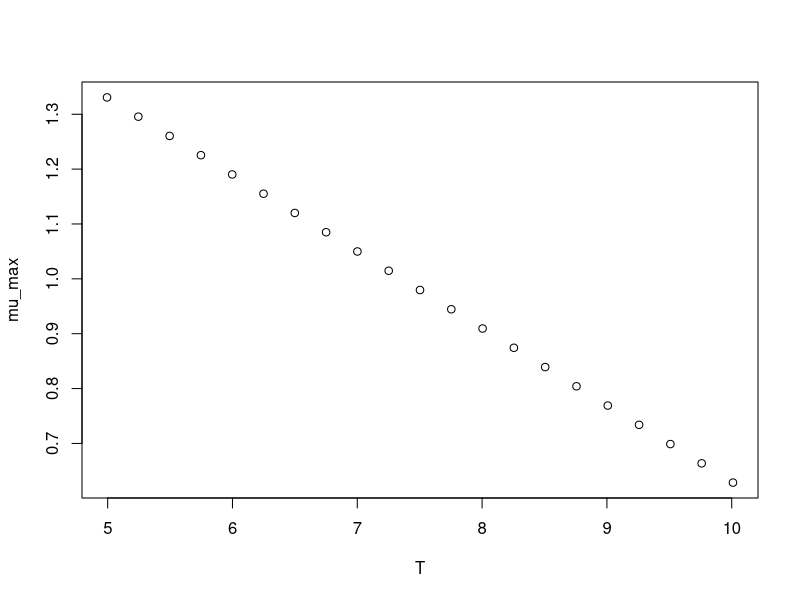

Write the R code that produced this figure.
#############################
# start of Parameter script
#############################
T <- seq(4.995004995005,10.01,length.out=21)
#############################
# end of Parameter script
#############################
############################# 
# start of Model script Gropin ID 1288 
#############################
 
# constant coefficients for this model
 
variables <- data.frame(T)
argumentsPar <- expand.grid(variables)
 
# heart of the model
response_surface <- function(T) {
   mumax <-(-0.14*T+2.03)

return(mumax=mumax)
} 

# output parameters
mumax <- cbind(argumentsPar,response_surface(argumentsPar['T']))
colnames(mumax) <- c(colnames(argumentsPar),'mumax')
#############################
# End of Model script
#############################
############################# 
# start of Visualisation script Gropin ID 1288 
#############################
plot(T,mumax$mumax,
                          xlab='T',
                          ylab='mu_max')
#############################
# End of Visualisation script
#############################
